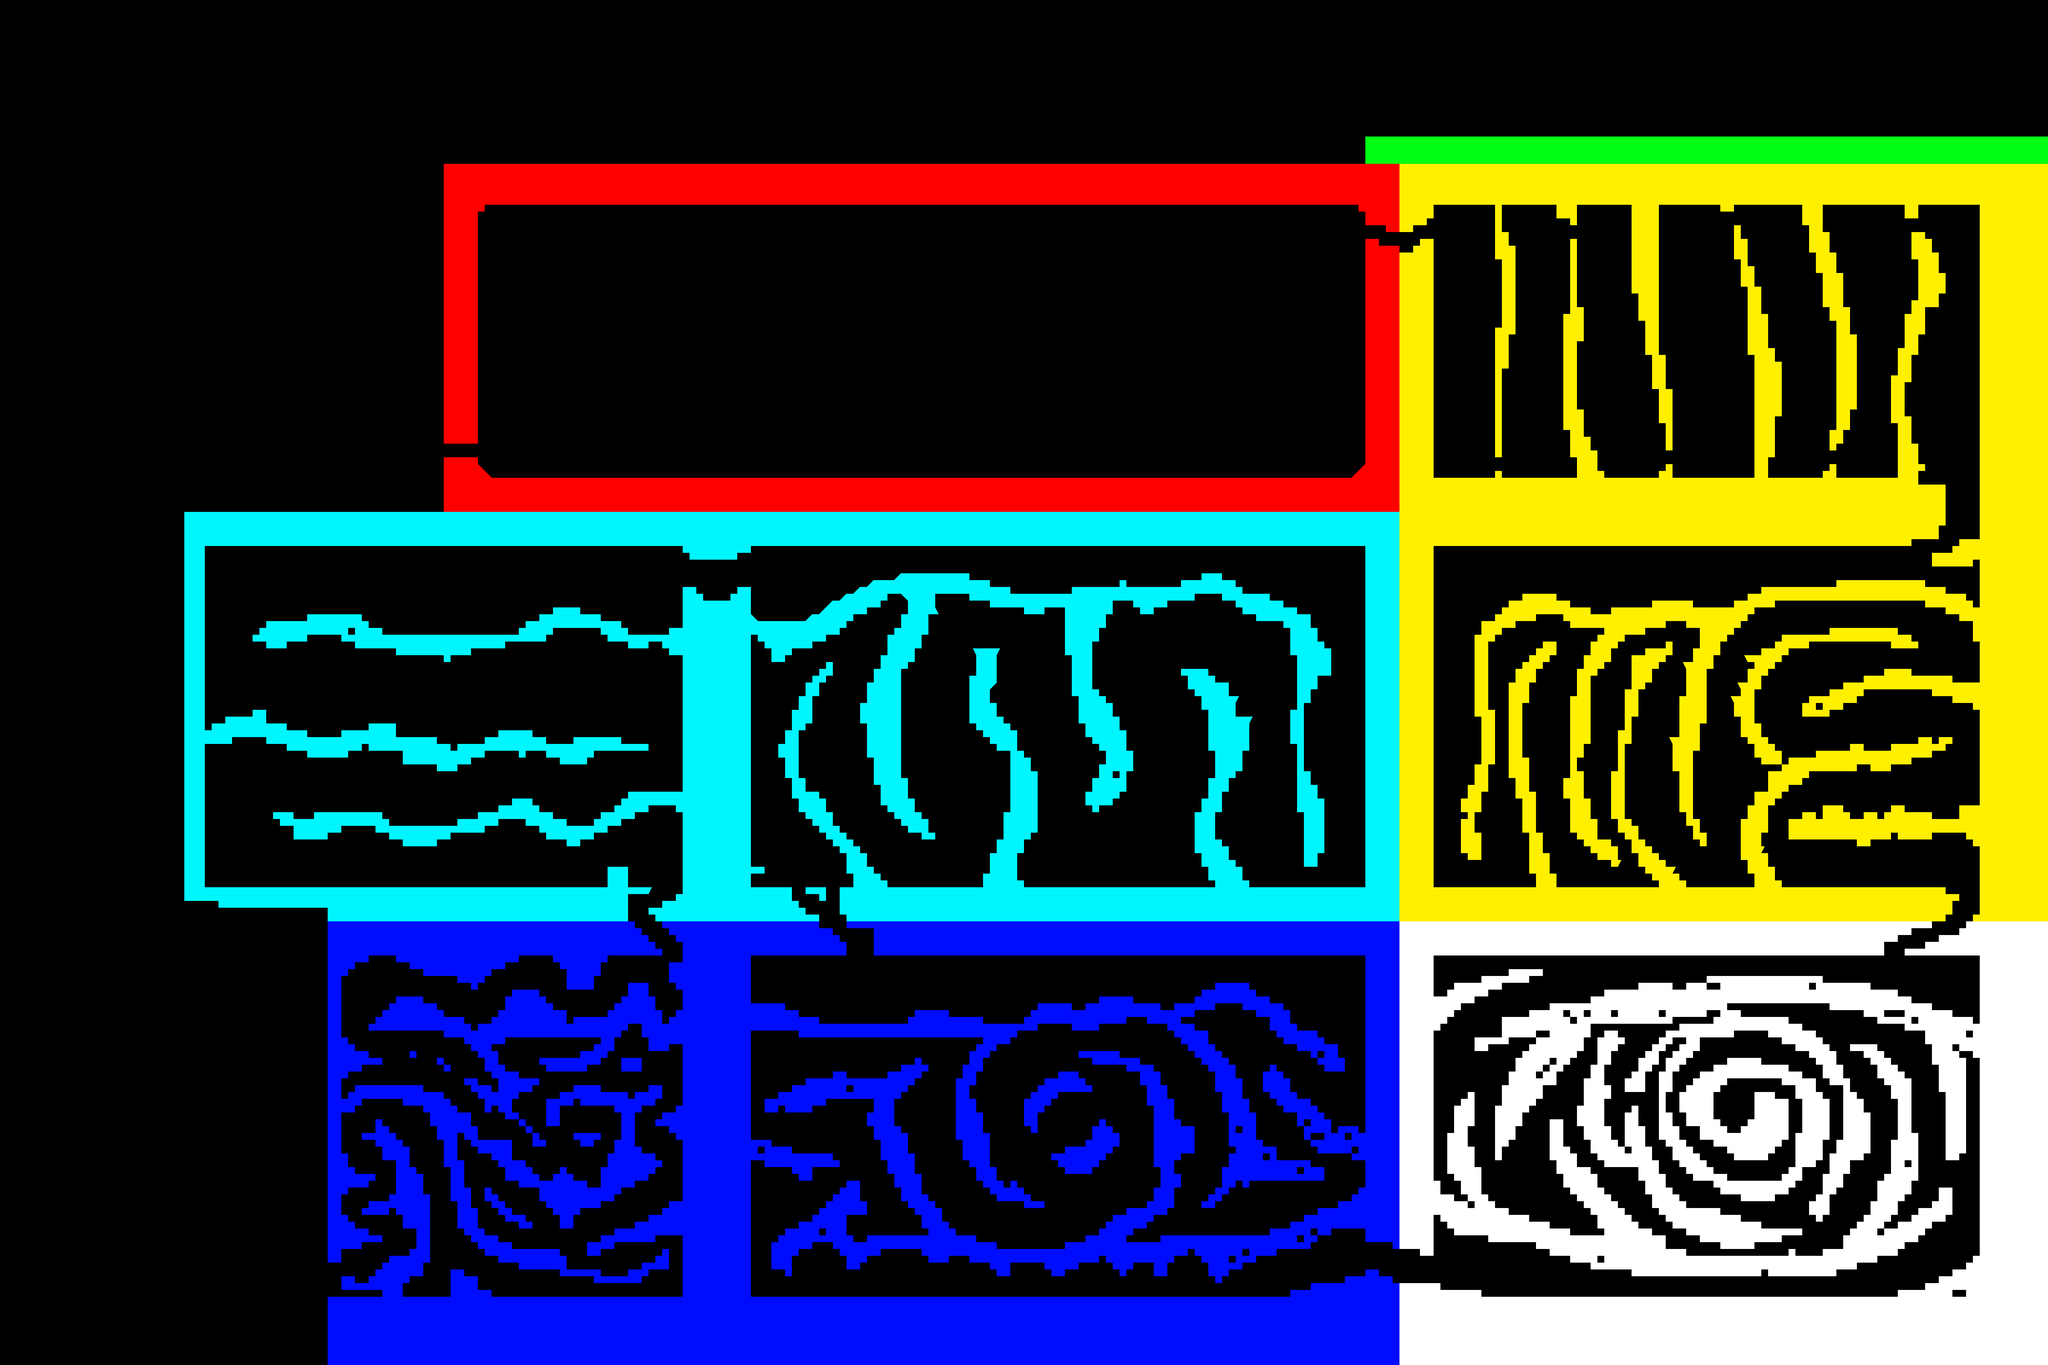

A 2D game scene composited from a Tiled map and its tileset images. What follows is a short description and the map's XML, with each tile layer's data collapsed to a summary:
An orthogonal 300x200 tile map with 16x16 px tiles, 1 tile layer (prototype), 5 tilesets.

<map version="1.10" tiledversion="1.10.1" orientation="orthogonal" renderorder="right-down" width="300" height="200" tilewidth="16" tileheight="16" infinite="0" nextlayerid="37" nextobjectid="533207">
 <tileset firstgid="1" source="../prototype/prototype16.tsx" />
 <tileset firstgid="155" source="../TileSet/Assets.tsx" />
 <tileset firstgid="477" source="../TileSet/main_lev_build_1.tsx" />
 <tileset firstgid="4573" source="../TileSet/foreground.tsx" />
 <tileset firstgid="4837" source="../TileSet/mainlevbuild.tsx" />
 <layer id="1" name="prototype" width="300" height="200">
  <properties>
   <property name="unity:layer" value="Ground" />
  </properties>
  <data>[60000 cells, 28128 non-empty, 18 distinct tile ids]</data>
 </layer>
</map>
